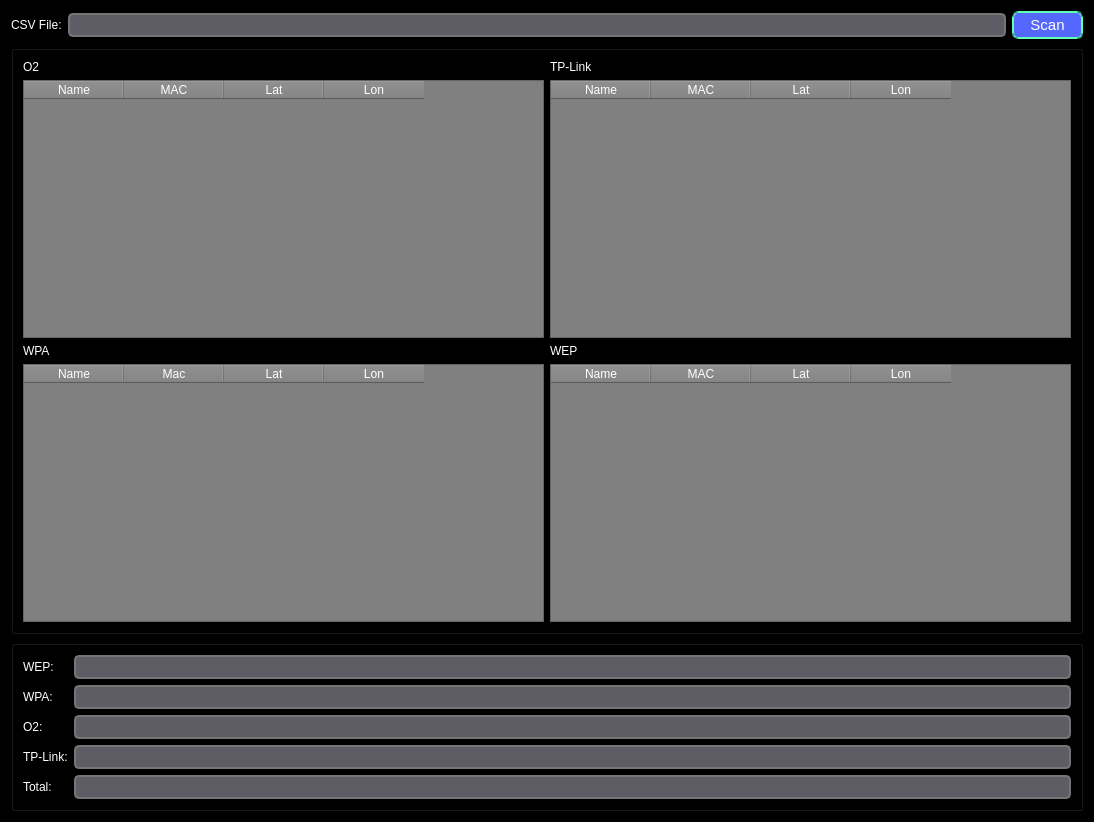
<?xml version="1.0" encoding="UTF-8"?>
<ui version="4.0">
 <class>Form</class>
 <widget class="QWidget" name="Form">
  <property name="geometry">
   <rect>
    <x>0</x>
    <y>0</y>
    <width>1094</width>
    <height>822</height>
   </rect>
  </property>
  <property name="windowTitle">
   <string>Wigle-Extract : 1.0 : LGPLv3 : https://github.com/EchterAlsFake/wigle-extract</string>
  </property>
  <property name="styleSheet">
   <string notr="true">background-color: rgb(0, 0, 0)</string>
  </property>
  <layout class="QGridLayout" name="gridLayout_3">
   <item row="0" column="0">
    <layout class="QHBoxLayout" name="horizontalLayout">
     <item>
      <widget class="QLabel" name="label_csv">
       <property name="styleSheet">
        <string notr="true">color: white</string>
       </property>
       <property name="text">
        <string>CSV File:</string>
       </property>
      </widget>
     </item>
     <item>
      <widget class="QLineEdit" name="lineedit_csv">
       <property name="styleSheet">
        <string notr="true">QLineEdit {
    border: 2px solid #757575;
    border-radius: 5px;
    padding: 0 8px;
    background: rgb(94, 92, 100);  /* setzt den Hintergrund auf Schwarz */
    color: #FFFFFF;  /* setzt die Textfarbe auf Weiß */
    font-size: 16px;
    height: 20px;
}

QLineEdit:focus {
    border-color: rgb(107, 0, 255)
}

QLineEdit:disabled {
    background: #444444;  /* setzt den Hintergrund auf ein dunkles Grau, wenn das QLineEdit deaktiviert ist */
    color: #aaaaaa;  /* setzt die Textfarbe auf ein helles Grau, wenn das QLineEdit deaktiviert ist */
    border-color: #aaaaaa;
}</string>
       </property>
      </widget>
     </item>
     <item>
      <widget class="QPushButton" name="button_scan">
       <property name="styleSheet">
        <string notr="true">QPushButton {
    background-color: #5468ff;
	border-width: 2px;
	border-color: rgb(98, 255, 182);
	border-style: double;
    border-radius: 6px;
    color: #fff;
    font-family: &quot;JetBrains Mono&quot;, monospace;
    font-size: 15px;
    padding: 0px 16px 0px 16px;
    height: 24px;
}

QPushButton:hover {
    background-color: #3c4fe0;
	border-color: rgb(179, 0, 255)
}

QPushButton:pressed {
    background-color: #3c4fe0;
}
</string>
       </property>
       <property name="text">
        <string>Scan</string>
       </property>
      </widget>
     </item>
    </layout>
   </item>
   <item row="1" column="0">
    <widget class="QGroupBox" name="groupBox">
     <property name="title">
      <string/>
     </property>
     <layout class="QGridLayout" name="gridLayout">
      <item row="3" column="0">
       <widget class="QTableWidget" name="table_widget_wpa">
        <property name="styleSheet">
         <string notr="true">background-color: gray;
color: white;</string>
        </property>
        <column>
         <property name="text">
          <string>Name</string>
         </property>
        </column>
        <column>
         <property name="text">
          <string>Mac</string>
         </property>
        </column>
        <column>
         <property name="text">
          <string>Lat</string>
         </property>
        </column>
        <column>
         <property name="text">
          <string>Lon</string>
         </property>
        </column>
       </widget>
      </item>
      <item row="0" column="1">
       <widget class="QLabel" name="label_tp_link">
        <property name="styleSheet">
         <string notr="true">color: white</string>
        </property>
        <property name="text">
         <string>TP-Link</string>
        </property>
       </widget>
      </item>
      <item row="3" column="1">
       <widget class="QTableWidget" name="table_widget_wep">
        <property name="styleSheet">
         <string notr="true">background-color: gray;
color: white;</string>
        </property>
        <column>
         <property name="text">
          <string>Name</string>
         </property>
        </column>
        <column>
         <property name="text">
          <string>MAC</string>
         </property>
        </column>
        <column>
         <property name="text">
          <string>Lat</string>
         </property>
        </column>
        <column>
         <property name="text">
          <string>Lon</string>
         </property>
        </column>
       </widget>
      </item>
      <item row="0" column="0">
       <widget class="QLabel" name="label_o2">
        <property name="styleSheet">
         <string notr="true">color: white;</string>
        </property>
        <property name="text">
         <string>O2</string>
        </property>
       </widget>
      </item>
      <item row="1" column="1">
       <widget class="QTableWidget" name="table_widget_tp_link">
        <property name="styleSheet">
         <string notr="true">background-color: gray;
color: white;</string>
        </property>
        <column>
         <property name="text">
          <string>Name</string>
         </property>
        </column>
        <column>
         <property name="text">
          <string>MAC</string>
         </property>
        </column>
        <column>
         <property name="text">
          <string>Lat</string>
         </property>
        </column>
        <column>
         <property name="text">
          <string>Lon</string>
         </property>
        </column>
       </widget>
      </item>
      <item row="1" column="0">
       <widget class="QTableWidget" name="table_widget_o2">
        <property name="styleSheet">
         <string notr="true">background-color: gray;
color: white;
</string>
        </property>
        <column>
         <property name="text">
          <string>Name</string>
         </property>
        </column>
        <column>
         <property name="text">
          <string>MAC</string>
         </property>
        </column>
        <column>
         <property name="text">
          <string>Lat</string>
         </property>
        </column>
        <column>
         <property name="text">
          <string>Lon</string>
         </property>
        </column>
       </widget>
      </item>
      <item row="2" column="0">
       <widget class="QLabel" name="label_wpa">
        <property name="styleSheet">
         <string notr="true">color: white</string>
        </property>
        <property name="text">
         <string>WPA</string>
        </property>
       </widget>
      </item>
      <item row="2" column="1">
       <widget class="QLabel" name="label_wep">
        <property name="styleSheet">
         <string notr="true">color: white</string>
        </property>
        <property name="text">
         <string>WEP</string>
        </property>
       </widget>
      </item>
     </layout>
    </widget>
   </item>
   <item row="2" column="0">
    <widget class="QGroupBox" name="groupBox_2">
     <property name="title">
      <string/>
     </property>
     <layout class="QGridLayout" name="gridLayout_2">
      <item row="0" column="0">
       <widget class="QLabel" name="label_wep_total">
        <property name="styleSheet">
         <string notr="true">color: white</string>
        </property>
        <property name="text">
         <string>WEP:</string>
        </property>
       </widget>
      </item>
      <item row="0" column="1">
       <widget class="QLineEdit" name="lineedit_wep_total">
        <property name="styleSheet">
         <string notr="true">QLineEdit {
    border: 2px solid #757575;
    border-radius: 5px;
    padding: 0 8px;
    background: rgb(94, 92, 100);  /* setzt den Hintergrund auf Schwarz */
    color: #FFFFFF;  /* setzt die Textfarbe auf Weiß */
    font-size: 16px;
    height: 20px;
}

QLineEdit:focus {
    border-color: rgb(107, 0, 255)
}

QLineEdit:disabled {
    background: #444444;  /* setzt den Hintergrund auf ein dunkles Grau, wenn das QLineEdit deaktiviert ist */
    color: #aaaaaa;  /* setzt die Textfarbe auf ein helles Grau, wenn das QLineEdit deaktiviert ist */
    border-color: #aaaaaa;
}</string>
        </property>
       </widget>
      </item>
      <item row="1" column="0">
       <widget class="QLabel" name="label_wpa_total">
        <property name="styleSheet">
         <string notr="true">color: white</string>
        </property>
        <property name="text">
         <string>WPA:</string>
        </property>
       </widget>
      </item>
      <item row="1" column="1">
       <widget class="QLineEdit" name="lineedit_wpa_total">
        <property name="styleSheet">
         <string notr="true">QLineEdit {
    border: 2px solid #757575;
    border-radius: 5px;
    padding: 0 8px;
    background: rgb(94, 92, 100);  /* setzt den Hintergrund auf Schwarz */
    color: #FFFFFF;  /* setzt die Textfarbe auf Weiß */
    font-size: 16px;
    height: 20px;
}

QLineEdit:focus {
    border-color: rgb(107, 0, 255)
}

QLineEdit:disabled {
    background: #444444;  /* setzt den Hintergrund auf ein dunkles Grau, wenn das QLineEdit deaktiviert ist */
    color: #aaaaaa;  /* setzt die Textfarbe auf ein helles Grau, wenn das QLineEdit deaktiviert ist */
    border-color: #aaaaaa;
}</string>
        </property>
       </widget>
      </item>
      <item row="2" column="0">
       <widget class="QLabel" name="label_o2_total">
        <property name="styleSheet">
         <string notr="true">color: white</string>
        </property>
        <property name="text">
         <string>O2:</string>
        </property>
       </widget>
      </item>
      <item row="2" column="1">
       <widget class="QLineEdit" name="lineedit_o2_total">
        <property name="styleSheet">
         <string notr="true">QLineEdit {
    border: 2px solid #757575;
    border-radius: 5px;
    padding: 0 8px;
    background: rgb(94, 92, 100);  /* setzt den Hintergrund auf Schwarz */
    color: #FFFFFF;  /* setzt die Textfarbe auf Weiß */
    font-size: 16px;
    height: 20px;
}

QLineEdit:focus {
    border-color: rgb(107, 0, 255)
}

QLineEdit:disabled {
    background: #444444;  /* setzt den Hintergrund auf ein dunkles Grau, wenn das QLineEdit deaktiviert ist */
    color: #aaaaaa;  /* setzt die Textfarbe auf ein helles Grau, wenn das QLineEdit deaktiviert ist */
    border-color: #aaaaaa;
}</string>
        </property>
       </widget>
      </item>
      <item row="3" column="0">
       <widget class="QLabel" name="label_tp_link_total">
        <property name="styleSheet">
         <string notr="true">color: white</string>
        </property>
        <property name="text">
         <string>TP-Link:</string>
        </property>
       </widget>
      </item>
      <item row="3" column="1">
       <widget class="QLineEdit" name="lineedit_tp_link_total">
        <property name="styleSheet">
         <string notr="true">QLineEdit {
    border: 2px solid #757575;
    border-radius: 5px;
    padding: 0 8px;
    background: rgb(94, 92, 100);  /* setzt den Hintergrund auf Schwarz */
    color: #FFFFFF;  /* setzt die Textfarbe auf Weiß */
    font-size: 16px;
    height: 20px;
}

QLineEdit:focus {
    border-color: rgb(107, 0, 255)
}

QLineEdit:disabled {
    background: #444444;  /* setzt den Hintergrund auf ein dunkles Grau, wenn das QLineEdit deaktiviert ist */
    color: #aaaaaa;  /* setzt die Textfarbe auf ein helles Grau, wenn das QLineEdit deaktiviert ist */
    border-color: #aaaaaa;
}</string>
        </property>
       </widget>
      </item>
      <item row="4" column="0">
       <widget class="QLabel" name="label_total">
        <property name="styleSheet">
         <string notr="true">color: white</string>
        </property>
        <property name="text">
         <string>Total:</string>
        </property>
       </widget>
      </item>
      <item row="4" column="1">
       <widget class="QLineEdit" name="lineedit_total">
        <property name="styleSheet">
         <string notr="true">QLineEdit {
    border: 2px solid #757575;
    border-radius: 5px;
    padding: 0 8px;
    background: rgb(94, 92, 100);  /* setzt den Hintergrund auf Schwarz */
    color: #FFFFFF;  /* setzt die Textfarbe auf Weiß */
    font-size: 16px;
    height: 20px;
}

QLineEdit:focus {
    border-color: rgb(107, 0, 255)
}

QLineEdit:disabled {
    background: #444444;  /* setzt den Hintergrund auf ein dunkles Grau, wenn das QLineEdit deaktiviert ist */
    color: #aaaaaa;  /* setzt die Textfarbe auf ein helles Grau, wenn das QLineEdit deaktiviert ist */
    border-color: #aaaaaa;
}</string>
        </property>
       </widget>
      </item>
     </layout>
    </widget>
   </item>
  </layout>
 </widget>
 <resources/>
 <connections/>
</ui>
